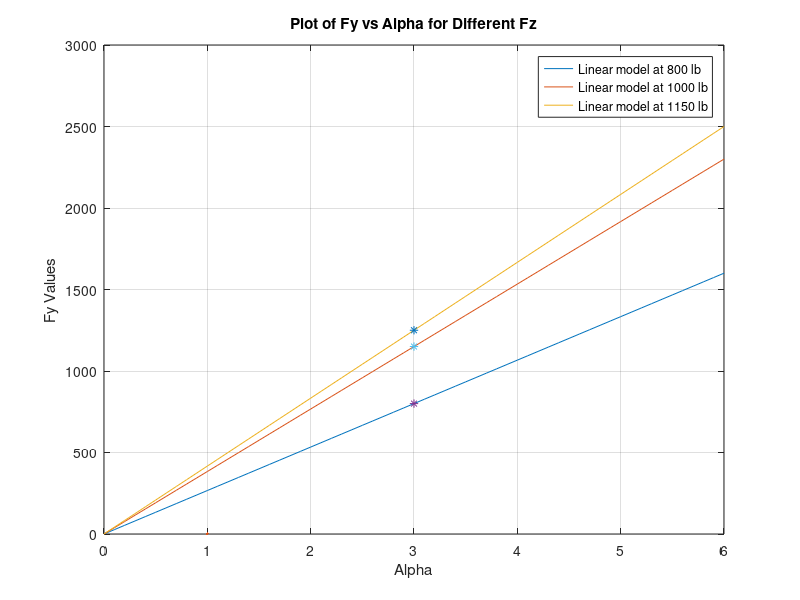

The MATLAB source for this figure:
clc
close all
clear 
%%
A = [1 900 900^2;
     1 1350 1350^2;
     1 1800 1800^2];

b = [800/3;1150/3;1250/3];

x = A^-1 * b;


Fz = [900 1350 1800];

alpha = 0:0.1:6;

for i = 1:length(Fz)
    C(i) = x(1) + x(2)*Fz(i) + x(3)*Fz(i)^2;
    Fy(:,i) = C(i)*alpha;
end

figure
plot(alpha,Fy(:,:))
hold on 
plot(3,(x(1) + x(2)*Fz(1) + x(3)*Fz(1)^2)*3,"*",LineWidth=2)
hold on 
plot(3,(x(1) + x(2)*Fz(2) + x(3)*Fz(2)^2)*3,"*",LineWidth=2)
hold on 
plot(3,(x(1) + x(2)*Fz(3) + x(3)*Fz(3)^2)*3,"*",LineWidth=2)
xlabel('Alpha');
ylabel('Fy Values');
title('Plot of Fy vs Alpha for Different Fz');
grid on;

legend("Linear model at 800 lb","Linear model at 1000 lb","Linear model at 1150 lb")
